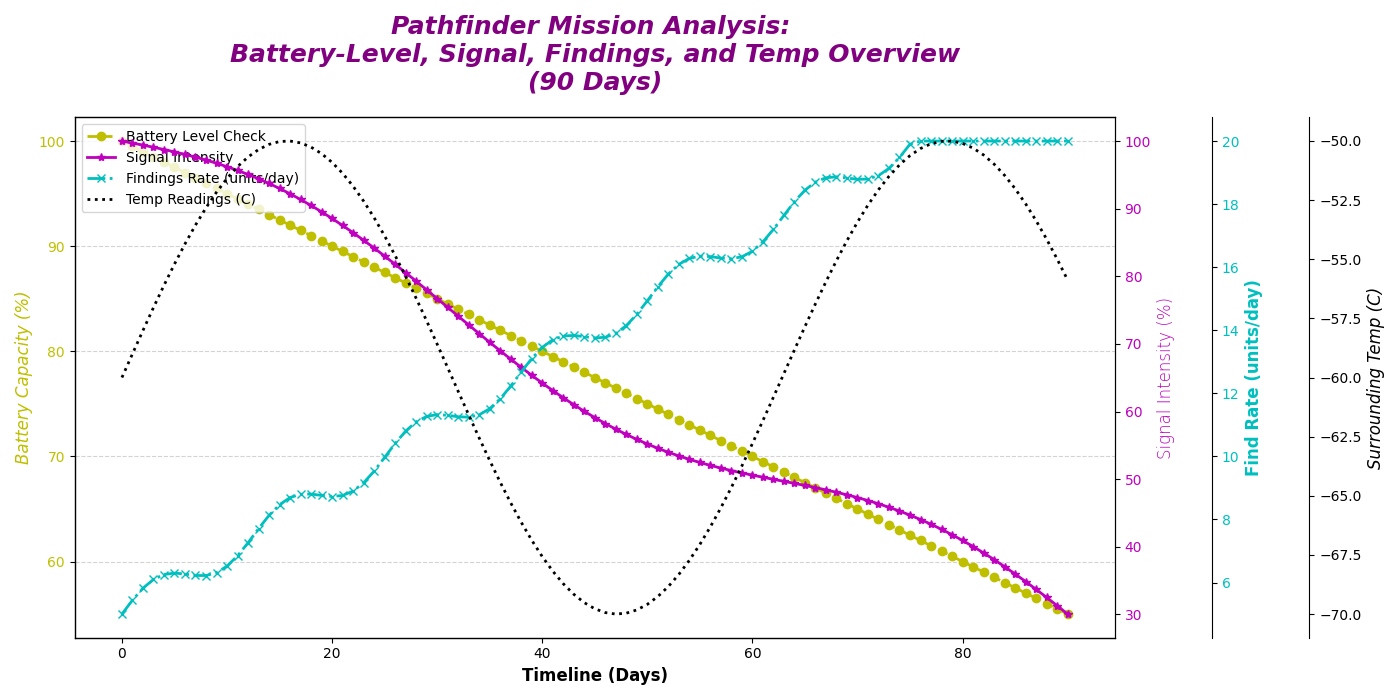

This chart was generated by the following Python code:
import numpy as np
import matplotlib.pyplot as plt

days = np.arange(0, 91, 1)

battery_usage = 100 - 0.5 * days
signal_strength = np.clip(100 - (0.8 * days) + 5 * np.sin(0.1*days), 0, 100)
discovery_rate = np.clip(5 + 0.2 * days + 0.5 * np.sin(0.5*days), 0, 20)
temperature_readings = -60 + 10 * np.sin(0.1 * days)

fig, ax1 = plt.subplots(figsize=(14, 7))

ax1.plot(days, battery_usage, 'y--o', label='Battery Level Check', linewidth=2)
ax1.set_xlabel('Timeline (Days)', fontsize=12, fontweight='bold')
ax1.set_ylabel('Battery Capacity (%)', color='y', fontsize=12, fontstyle='italic')
ax1.tick_params(axis='y', labelcolor='y')
ax1.grid(True, linestyle='--', which='both', color='lightgrey', axis='y')

ax2 = ax1.twinx()
ax2.plot(days, signal_strength, 'm-*', label='Signal Intensity', linewidth=2)
ax2.set_ylabel('Signal Intensity (%)', color='m', fontsize=12, fontweight='light')
ax2.tick_params(axis='y', labelcolor='m')
ax2.grid(False)

ax3 = ax1.twinx()
ax3.spines['right'].set_position(('outward', 70))
ax3.plot(days, discovery_rate, 'c-.x', label='Findings Rate (units/day)', linewidth=2)
ax3.set_ylabel('Find Rate (units/day)', color='c', fontsize=12, fontweight='heavy')
ax3.tick_params(axis='y', labelcolor='c')

ax4 = ax1.twinx()
ax4.spines['right'].set_position(('outward', 140))
ax4.plot(days, temperature_readings, 'k:', label='Temp Readings (C)', linewidth=2)
ax4.set_ylabel('Surrounding Temp (C)', color='k', fontsize=12, fontstyle='oblique')
ax4.tick_params(axis='y', labelcolor='k')

lines1, labels1 = ax1.get_legend_handles_labels()
lines2, labels2 = ax2.get_legend_handles_labels()
lines3, labels3 = ax3.get_legend_handles_labels()
lines4, labels4 = ax4.get_legend_handles_labels()

ax1.legend(lines1 + lines2 + lines3 + lines4, labels1 + labels2 + labels3 + labels4, loc='upper left', fontsize=10)

plt.title('Pathfinder Mission Analysis: \nBattery-Level, Signal, Findings, and Temp Overview\n(90 Days)',
          fontsize=18, fontweight='bold', fontstyle='italic', color='purple', pad=20)

plt.tight_layout()
plt.show()
